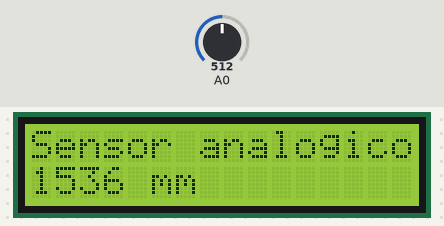
Simulated run of this sketch. Board: Arduino Uno, built with avr-gcc and run on an emulated ATmega328P. Parts: 16×2 character LCD. The test bench sets the inputs (shaded band); at power-on: A0 = 512.

Above: at 1.2 s.
1.3 s: A0 set to 343
At 3.5 s:
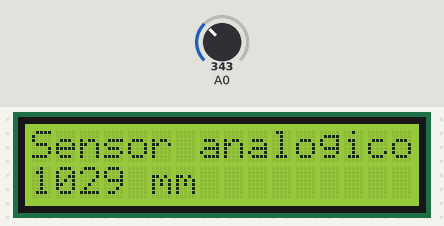
3.8 s: A0 set to 317
At 5.7 s:
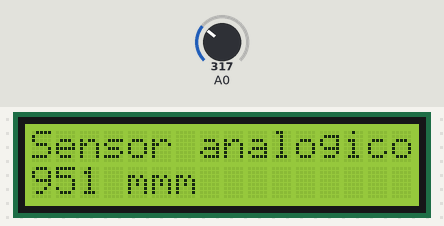
6.1 s: A0 set to 38
At 7.6 s:
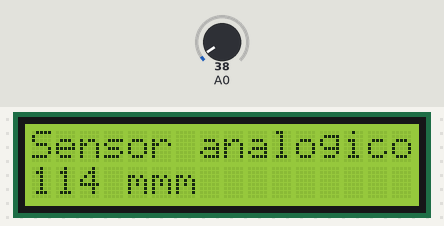
8.5 s: A0 set to 30
At 10.5 s:
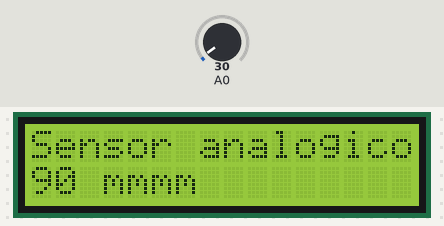
10.8 s: A0 set to 5
At 12.5 s:
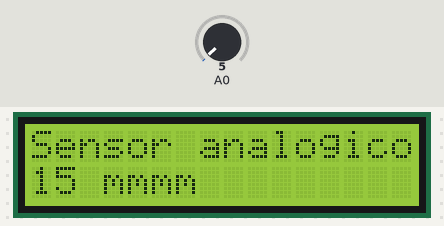
13.1 s: A0 set to 2
At 15.4 s:
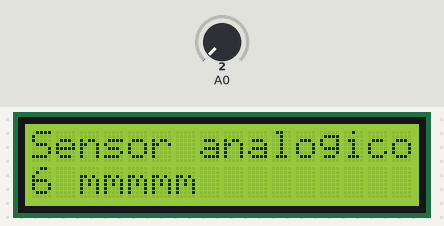
Timing chart, 0 to 16.5 s (numbered marks = the images above; inputs shaded):
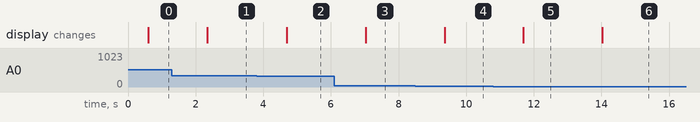

Measured:
- the behaviour switches between 334 and 333 on A0 (found by bisection; images 1 and 2)
- the behaviour switches between 34 and 33 on A0 (found by bisection; images 3 and 4)
- the behaviour switches between 4 and 3 on A0 (found by bisection; images 5 and 6)
- after the input at 1.3 s, the display: changes after 1.0 s (image 1)
- after the input at 3.8 s, the display: changes after 0.89 s (image 2)
- after the input at 6.1 s, the display: changes after 0.92 s (image 3)
- after the input at 8.5 s, the display: changes after 0.86 s (image 4)
- after the input at 10.8 s, the display: changes after 0.89 s (image 5)
- after the input at 13.1 s, the display: changes after 0.92 s (image 6)

The sketch:

lcd_ultrasonico_analogico.ino
```cpp
#include  <Wire.h>
#include  <LiquidCrystal_I2C.h>

// Constructor de la librería de LCD 16x2
// Aqui se configuran los pines asignados a la pantalla del PCF8574
LiquidCrystal_I2C lcd(0x27, 2, 1, 0, 4, 5, 6, 7, 3, POSITIVE);
unsigned int ADCValue;

void setup()
{
  // Indicar a la libreria que tenemos conectada una pantalla de 16x2
  lcd.begin(16, 2);
  // Mover el cursor a la primera posición de la pantalla (0, 0)
  lcd.home ();
}

void loop()
{
  ADCValue = analogRead(0);
  ADCValue *= 3;
  Serial.print("Present lenght is: ");
  Serial.print(ADCValue, DEC);
  Serial.print("mm \n");
  delay(500);

  int i;

  lcd.setCursor ( 0, 0 );
  lcd.print("Sensor analogico: ");
  lcd.setCursor ( 0, 1 );
  lcd.print(ADCValue);
  lcd.print(" mm");
  delay(60);
}
```
